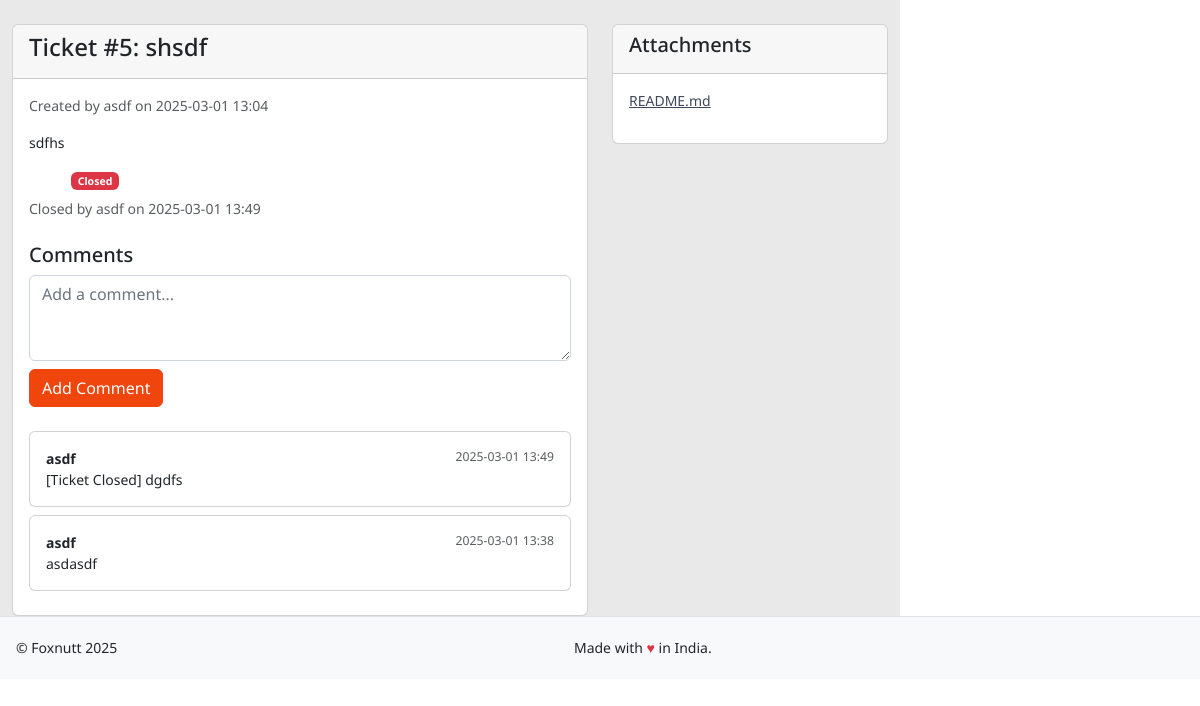
The app's page /staff/tickets/5/ (signed in) with its own data.
### tracker/models.py (models this page shows, shortened)
class Ticket(models.Model):
    STATUS_ACTIVE = 1
    STATUS_CLOSED = 2
    STATUS_PENDING = 3
    STATUS_CHOICES = [
        (STATUS_ACTIVE, 'Active'),
        (STATUS_CLOSED, 'Closed'),
        (STATUS_PENDING, 'Pending'),
    ]
    id = models.AutoField(primary_key=True)
    subject = models.CharField(max_length=200)
    description = models.TextField()
    created_by = models.ForeignKey(UserDetail, on_delete=models.CASCADE, related_name='created_tickets')
    assigned_to = models.ForeignKey(UserDetail, on_delete=models.SET_NULL, null=True, related_name='assigned_tickets')
    created_at = models.DateTimeField(auto_now_add=True)
    updated_at = models.DateTimeField(auto_now=True)
    status = models.PositiveSmallIntegerField(
        choices=STATUS_CHOICES,
        default=STATUS_ACTIVE
    )
    closed_at = models.DateTimeField(null=True, blank=True)
    closed_by = models.ForeignKey(
        UserDetail,
        on_delete=models.SET_NULL,
        null=True,
        blank=True,
        related_name='closed_tickets'
    )
    priority = models.ForeignKey(Priority, on_delete=models.SET_NULL, null=True)
    brand = models.CharField(max_length=100, blank=True, null=True)
    class Meta:
        ordering = ['-created_at']  # Default ordering by creation date, newest first
        indexes = [
            models.Index(fields=['-created_at']),  # Add index for better performance
        ]

class UserDetail(AbstractBaseUser, PermissionsMixin):
    row_id = models.AutoField(primary_key=True)  # ✅ `row_id` is the primary key
    user_id = models.CharField(max_length=255, unique=True)
    user_name = models.CharField(max_length=255)
    is_email_verified = models.BooleanField(default=False)
    is_active = models.BooleanField(default=True)
    pagination = models.IntegerField(default=10)
    sorting = models.IntegerField(default=0)
    is_staff = models.BooleanField(default=False)
    is_superuser = models.BooleanField(default=False)
    role = models.ForeignKey(Role, on_delete=models.SET_NULL, null=True)
    objects = UserManager()
    USERNAME_FIELD = "user_id"
    REQUIRED_FIELDS = ["user_name"]
    class Meta:
        verbose_name = 'user'
        verbose_name_plural = 'users'
    groups = models.ManyToManyField(
        'auth.Group',
        verbose_name='groups',
        blank=True,
        related_name='userdetail_set',
        related_query_name='userdetail'
    )
    user_permissions = models.ManyToManyField(
        'auth.Permission',
        verbose_name='user permissions',
        blank=True,
        related_name='userdetail_set',
        related_query_name='userdetail'
    )

class TicketComment(models.Model):
    ticket = models.ForeignKey(Ticket, on_delete=models.CASCADE, related_name='comments')
    user = models.ForeignKey(UserDetail, on_delete=models.CASCADE)
    comment = models.TextField()
    created_at = models.DateTimeField(auto_now_add=True)
    is_internal = models.BooleanField(default=False)

class TicketAttachment(models.Model):
    ticket = models.ForeignKey(Ticket, on_delete=models.CASCADE, related_name='attachments')
    file_name = models.CharField(max_length=255)
    file = models.FileField(upload_to='ticket_attachments/')
    uploaded_by = models.ForeignKey(UserDetail, on_delete=models.CASCADE)
    uploaded_at = models.DateTimeField(auto_now_add=True)

### tracker/views.py (the view)
# urls.py: path('staff/tickets/<int:ticket_id>/', views.staff_view_ticket, name='staff_view_ticket'),
@role_required([Role.STAFF])
def staff_view_ticket(request, ticket_id):
    ticket = get_object_or_404(Ticket, id=ticket_id)
    if ticket.created_by != request.user and ticket.assigned_to != request.user:
        messages.error(request, "You don't have permission to view this ticket.")
        return redirect('staff_dashboard')
    comments = TicketComment.objects.filter(ticket=ticket).order_by('-created_at')
    attachments = TicketAttachment.objects.filter(ticket=ticket)
    context = {
        'ticket': ticket,
        'comments': comments,
        'attachments': attachments
    }
    return render(request, 'staff/view_ticket.html', context)

### tracker/templates/staff/view_ticket.html (shortened to what this page needs)
{% extends 'base.html' %}
{% block content %}
<div class="container mt-4">
    <div class="row">
        <div class="col-md-8">
            <div class="card">
                <div class="card-header d-flex justify-content-between align-items-center">
                    <h4>Ticket #{{ ticket.id }}: {{ ticket.subject }}</h4>
                </div>
                <div class="card-body">
                    <div class="ticket-details mb-4">
                        <p class="text-muted">Created by {{ ticket.created_by.user_name }} on {{ ticket.created_at|date:"Y-m-d H:i" }}</p>
                        <div class="description">
                            {{ ticket.description|linebreaks }}
                        </div>
                        <div class="mt-3">
                            <span class="badge bg-{{ ticket.priority.name|lower }}">{{ ticket.priority.name }}</span>
                            <span class="badge {% if ticket.status == 2 %}bg-danger{% else %}bg-success{% endif %}">
                                {{ ticket.get_status_display }}
                            </span>
                            {% if ticket.status == 2 %}
                            <p class="text-muted mt-2">
                                Closed by {{ ticket.closed_by.user_name }} on {{ ticket.closed_at|date:"Y-m-d H:i" }}
                            </p>
                            {% endif %}
                        </div>
                    </div>
                    <div class="comments-section">
                        <h5>Comments</h5>
                        <form method="POST" action="{% url 'staff_add_comment' ticket.id %}" class="mb-4">
                            <div class="form-group">
                                <textarea name="comment" class="form-control" rows="3" placeholder="Add a comment..."></textarea>
                            </div>
                            <button type="submit" class="btn btn-primary mt-2">Add Comment</button>
                        </form>
                        {% for comment in comments %}
                        <div class="comment card mb-2">
                            <div class="card-body">
                                <div class="d-flex justify-content-between">
                                    <strong>{{ comment.user.user_name }}</strong>
                                    <small class="text-muted">{{ comment.created_at|date:"Y-m-d H:i" }}</small>
                                </div>
                                <p class="mb-0">{{ comment.comment }}</p>
                            </div>
                        </div>
                        {% endfor %}
                    </div>
                </div>
            </div>
        </div>
        <div class="col-md-4">
            <div class="card">
                <div class="card-header">
                    <h5>Attachments</h5>
                </div>
                <div class="card-body">
                    {% if attachments %}
                        <ul class="list-unstyled">
                        {% for attachment in attachments %}
                            <li class="mb-2">
                                <a href="{{ attachment.file.url }}" target="_blank">
                                     {{ attachment.file_name }}
                                </a>
                            </li>
                        {% endfor %}
                        </ul>
                    {% else %}
                        <p class="text-muted">No attachments</p>
                    {% endif %}
                </div>
            </div>
        </div>
    </div>
</div>
{% endblock %}

### tracker/static/assets/css/style.css (style rules this page uses)
html, body { min-height: 100%; }
body { margin: 0; font-family: 'Noto Sans', sans-serif; font-size: 14px; }
h1, h2, h3, h4, h5, h6 { font-family: 'Noto Sans', sans-serif; }
.main_bg { background: #fff; }
a, a:hover, a:visited { color: rgb(63, 71, 90); text-decoration: underline; }

### records on screen
Ticket: id "5", subject "shsdf", created_by.user_name "asdf", created_at "2025-03-01 13:04", description "sdfhs", status "Closed", closed_by.user_name "asdf", closed_at "2025-03-01 13:49"
TicketComment: user.user_name "asdf", created_at "2025-03-01 13:49", comment "[Ticket Closed] dgdfs"
TicketComment: user.user_name "asdf", created_at "2025-03-01 13:38", comment "asdasdf"
TicketAttachment: file_name "README.md"
